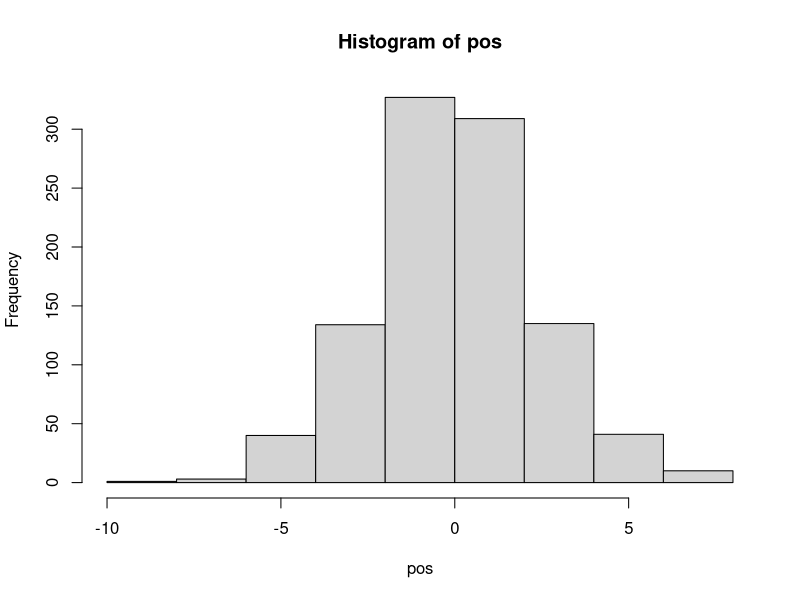

The R script that drew this image: (Note: this script raises an error after producing the figure.)
# Chapter 4 - Geocentric Models ----

## 4.1 Normal by addition
pos <- replicate(1000, sum(runif(16, -1, 1)))
hist(pos) # plot

## 4.2 - Normal by multiplication
prod(1+runif(12, 0, 0.1)) # sample a random growth rate

## 4.3
growth <- replicate(10000, prod(1 + runif(12, 0, 0.1)))
dens(growth, norm.comp = TRUE)

## 4.4 - small effects that multiply togther are approx. additive (stabilize Gaussian)
big <- replicate(10000, prod(1 + runif(12, 0, 0.5)))
small <- replicate(10000, prod(1 + runif(12, 0 , 0.1)))

## 4.1.3 - Normal by log-multiplication
log.big <- replicate(10000, log(prod(1 + runif(12, 0, 0.5))))
dens(log.big)

## 4.6 - bayes theorem -> grid approximation calculation:
w <- 6; n <- 9;
p_grid <- seq(from = 0, to = 1, length.out = 100)
posterior <- dbinom(w, n, p_grid) * dunif(p_grid, 0, 1)
posterior <- posterior/sum(posterior)

## 4.7 - Howell (census data for the Dobe area !Kung San)
# library(rethinking)
data("Howell1")
d <- Howell1

## 4.8 - Inspect the structure of the data
str(d)

## 4.9 - rethinking summary function
precis(d, hist=FALSE)

## 4.10 - Access the height vector ($ = extract)
d$height

## 4.11 - filter non-adults (>= 18)
d2 <- d[d$age >= 18, ]

## 4.12 
curve(dnorm(x, 178, 20), from = 100, to = 250)

## 4.13 - std dev is a flat/uniform prior to constrain std dev to have posititive 
# plausibility between 0 - 50 cm:
curve(dunif(x, 0, 50), from = -10, to = 60)

## 4.14 - simulate heights from the prior
sample_mu <- rnorm(1e4, 178, 20)
sample_sigma <- runif(1e4, 0, 50)
prior_h <- rnorm(1e4, sample_mu, sample_sigma)
dens(prior_h)

## 4.15 - E.g. prior with large sigma
sample_mu <- rnorm(1e4, mean = 178, sd = 100)
prior_h <- rnorm(1e4, sample_mu, sample_sigma)
dens(prior_h)

## 4.16 - Grid approximation of the posterior distribution
mu.list <- seq(from = 150, to = 160, length.out = 100)
sigma.list <- seq(from = 7, to = 9, length.out = 100)
post <- expand.grid(mu = mu.list, sigma = sigma.list)
post$LL <- sapply(1:nrow(post), function(i) sum(
  dnorm(d2$height, post$mu[i], post$sigma[i], log = TRUE)))
post$prod <- post$LL + dnorm(post$mu, 178, 20, TRUE) +
  dunif(post$sigma, 0, 50, TRUE)
post$prob <- exp(post$prod - max(post$prod))

## 4.17 - contour plot
contour_xyz(post$mu, post$sigma, post$prob)

## 4.18 - or plot with a simple heat map
image_xyz(post$mu, post$sigma, post$prob)

## 4.19 - sampling from the posterior (randomly sample rows in prop'n to post$prob)
sample.rows <- sample(1:nrow(post), size = 1e4, replace = TRUE, prob = post$prob)
sample.mu <- post$mu[sample.rows]
sample.sigma <- post$sigma[sample.rows]

## 4.20 - view the 1e4 samples (w replacement) from the height data
plot(sample.mu, sample.sigma, cex = 0.5, pch = 16, col = col.alpha(rangi2, 0.1))

## 4.21 - characterize the shapes of the marginal posterior densitives of mu and sigma
dens(sample.mu)
dens(sample.sigma)

## 4.22 - summarise the widths of these densities with compatibility intervals 
PI(sample.mu)
PI(sample.sigma)


# Sample size and the normality of sigmas posterior
## 4.23 - sample 20 random heights from the original list
d3 <- sample(d2$height, size = 20)

## 4.24 - repeat code from previous subsections modified to 20 samples
mu.list <- seq(from = 150, to = 170, length.out = 200)
sigma.list <- seq(from = 4, to = 20, length.out = 200)
post2 <- expand.grid(mu = mu.list, sigma = sigma.list)
post2$LL <- sapply(1:nrow(post2), function(i)
  sum(dnorm(d3, mean=post2$mu[i], sd = post2$sigma[i], log = TRUE)))
post2$prod <- post2$LL + dnorm( post2$mu , 178 , 20 , TRUE ) +
  dunif( post2$sigma , 0 , 50 , TRUE )
post2$prob <- exp( post2$prod - max(post2$prod) )
sample2.rows <- sample( 1:nrow(post2) , size=1e4 , replace=TRUE ,
                        prob=post2$prob )
sample2.mu <- post2$mu[ sample2.rows ]
sample2.sigma <- post2$sigma[ sample2.rows ]
plot( sample2.mu , sample2.sigma , cex=0.5 ,
      col=col.alpha(rangi2,0.1) ,
      xlab="mu" , ylab="sigma" , pch=16 )

## 4.25 - inspect the marginal posterior density for sigma, averaing over mu
dens(sample2.sigma, norm.comp = TRUE)

## 4.26 - Find the posterior distribution with quap()
data("Howell1")
d <- Howell1
d2 <- d[d$age >= 18, ] # filter to include adults

## 4.27 - formula list for quap()
flist <- alist(
  height ~ dnorm(mu, sigma),
  mu ~ dnorm(178, 20),
  sigma ~ dunif(0, 50)
)

## 4.28 - Fit the model to the data ('d2')
m4.1 <- quap(flist, data = d2)

## 4.29 - Posterior distribution
precis(m4.1)

## 4.31 - Changing sigma to a narrow prior
m4.2 <- quap(
  alist(
    height ~ dnorm(mu, sigma),
    mu ~ dnorm(178, 0.1),
    sigma ~ dunif(0, 50)
  ), data = d2)
precis(m4.2)

## 4.32 - View matrix of variances and covariances
vcov(m4.1)

## 4.33 - Vector of variances & Correlation matrix
diag(vcov(m4.1)) # list of variances (square root of this = sigma)
cov2cor(vcov(m4.1)) # correlation matrix

## 4.34 - Sample vectors of values from multi-dimensional Gaussian dist.
post <- extract.samples(m4.1, n = 1e4)
head(post)
precis(post)
